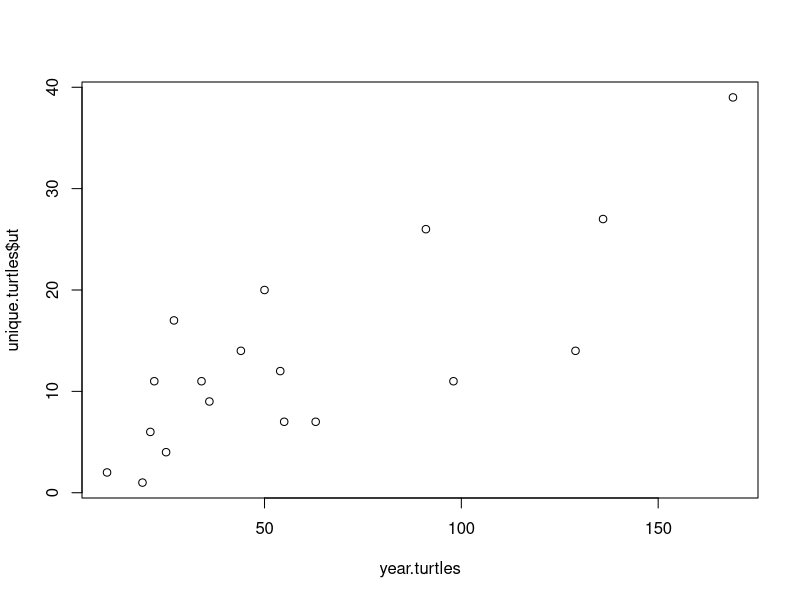

Source code (R):
#libraries
library(dplyr)

## Turtle monitoring analysis
tdata <- read.csv("TurtleData.csv",header=T,sep=",")

#filter the data
length(which(tdata$effort<0)) #how many we are getting rid of
tdata <- filter(tdata,effort>0) # filter negative efforts


unique.turtles <- as.data.frame(tdata%>%group_by(year)%>%summarise(ut=length(unique(turtleid[!is.na(turtleid)])))%>%ungroup())
unique.turtles 
year.turtles <- as.vector(table(tdata$year))


activity.year <- as.data.frame(tdata%>%group_by(year,activity)%>%summarise(sum(!is.na(turtleid)))%>%ungroup())
filter(activity.year,activity=="Radio Tracking")
filter(activity.year,activity=="Visual Survey")


plot(unique.turtles$ut~year.turtles)


#Unique turtle IDS
# we want a effort ID which corresponds to a unique turtle monitoring event
# here we consider the fact that only one section will be observed on a given day
# therefore the combination of the effortid (tag for the day of sampling) and section
# will be unique with the addition of start time ... 

tdata$event <- paste(as.character(tdata$effortid),tdata$section,tdata$timestart,sep="_")

simulationdata <- as.data.frame(tdata%>%group_by(event)%>%summarise(effort=unique(effort),numturtles=sum(!is.na(turtleid)))%>%ungroup())

simulationdata$bin <- as.character(cut(simulationdata$effort,c(seq(0,180,20),max(simulationdata$effort)),right=T)) #10 mintues
table(simulationdata$bin)



###